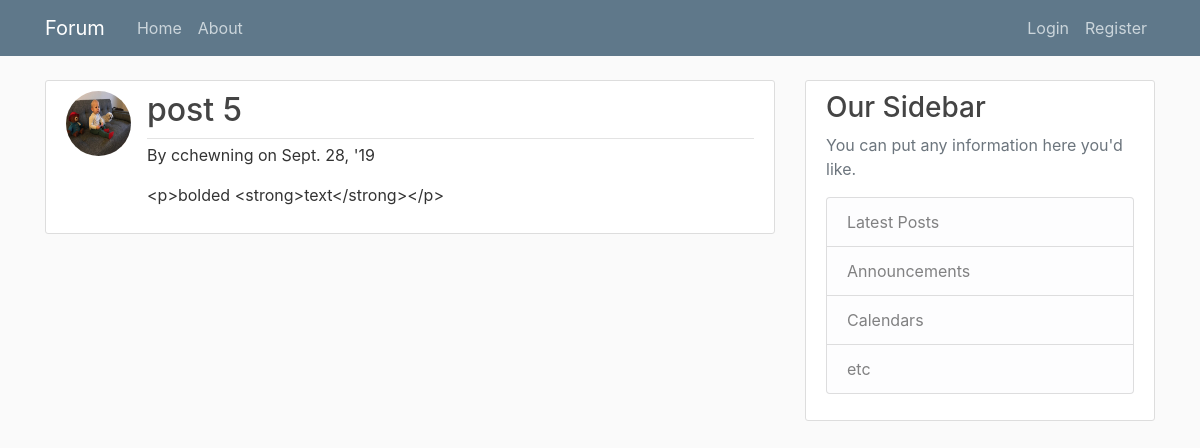
/post/16/, run on the app's committed database.
### forum/models.py (models this page shows, shortened)
class Post(models.Model):
    title = models.CharField(max_length=50)
    content = FroalaField()
    date_posted = models.DateTimeField(auto_now_add=True)
    last_modified = models.DateTimeField(auto_now=True)
    author = models.ForeignKey(User, on_delete=models.PROTECT)

### users/models.py (models this page shows, shortened)
class Profile(models.Model):
    user = models.OneToOneField(User, on_delete=models.CASCADE)
    image = models.ImageField(default='default.jpg', upload_to='profile_pics')

### forum/views.py (the view)
# urls.py: path('post/<int:pk>/', PostDetailView.as_view(), name='post-detail'),
class PostDetailView(DetailView):
    model = Post

### forum/templates/forum/post_detail.html
{% extends "forum/base.html" %}
{% block content %}
    <article class="media content-section">
        <img class="rounded-circle article-img" src="{{ object.author.profile.image.url }}">
        <div class="media-body">
                <div class="article-metadata">
            <h2 class="article-title">{{ object.title }} </h2>
        </div>
        <p>By {{ object.author }} on {{ object.date_posted|date:"N j, 'y"}}</p>
        <p> {{ object.content }} </p>
    </div>
    </article>
{% endblock content %}

### forum/static/forum/main.css (style rules this page uses)
body { background: #fafafa; color: #333333; margin-top: 5rem; }
h1, h2, h3, h4, h5, h6 { color: #444444; }
.content-section { background: #ffffff; padding: 10px 20px; border: 1px solid #dddddd; border-radius: 3px; margin-bottom: 20px; }
.article-title { color: #444444; }
.article-img { height: 65px; width: 65px; margin-right: 16px; }
.article-metadata { padding-bottom: 1px; margin-bottom: 4px; border-bottom: 1px solid #e3e3e3 }

### data on the page
Post: author.profile.image (picture), title "post 5", author "cchewning", date_posted "Sept. 28, '19", content "<p>bolded <strong>text</strong></p>"
